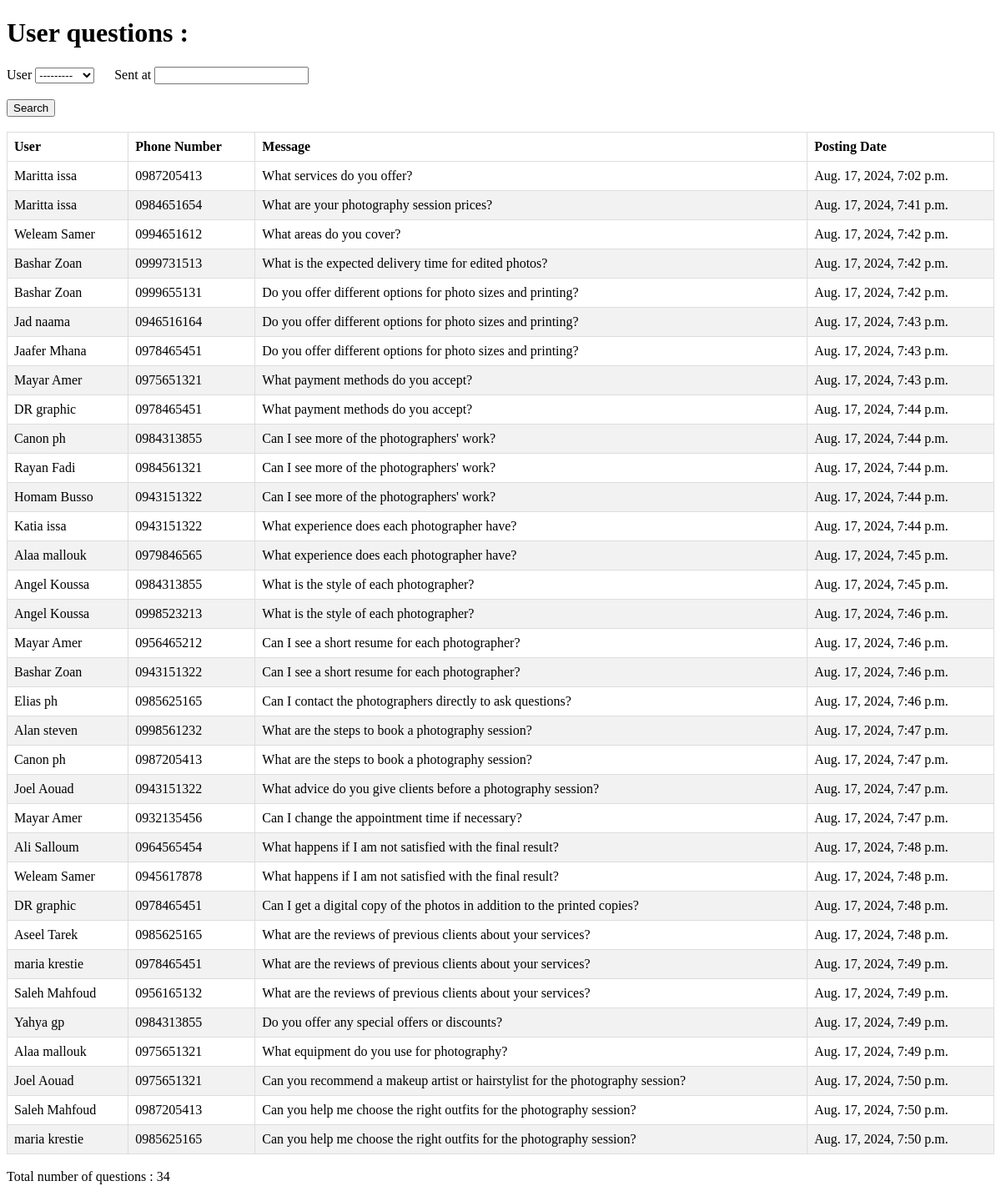
Screenshot of /questions/ with the database file from the repository.
### grapher/models.py (models this page shows, shortened)
class Contact(models.Model):
    user = models.ForeignKey(Profile,null=True,on_delete=models.CASCADE)
    phone_number = models.CharField(max_length=10)
    message = models.TextField()
    sent_at = models.DateTimeField(default=timezone.now)

class Profile(models.Model):
    user=models.OneToOneField(User,on_delete=models.CASCADE,blank=True,null=True)
    first=models.CharField("First Name",max_length=30)
    last=models.CharField("Last Name",max_length=30)
    about=models.CharField("About Me",max_length=300,blank=True,null=True)
    image=models.ImageField("Your Image",upload_to='media',null=True,blank=True ,default="user.jpg")
    address=models.CharField(max_length=50,blank=True,null=True)
    work=models.CharField("Work Hours Number",max_length=2,blank=True,null=True)
    waiting_time=models.IntegerField("Waiting Time ",blank=True,null=True)
    price=models.IntegerField("Price Of Photo Session",null=True,blank=True)
    join_us=models.DateTimeField("Time Of Join",auto_now_add=True,blank=True,null=True)
    facebook=models.CharField(max_length=100,blank=True,null=True)
    twitter=models.CharField(max_length=100,blank=True,null=True)
    google=models.CharField(max_length=100,blank=True,null=True)
    slug=models.SlugField("slug",blank=True,null=True)
    def __str__(self):
        return self.first

### grapher/views.py (the view)
# urls.py: path('questions/', views.questions, name='questions'),
def questions(request):
    query = Contact.objects.all()
    search = questionfilter(request.GET, queryset=query)
    query = search.qs
    num_ques = query.count()
    context = {'query':query,'search':search,'num_ques':num_ques}
    return render(request,'grp/questions.html',context)

### templates/grp/questions.html (shortened to what this page needs)
{% load static %}
<!DOCTYPE html>
<html>
<head>
  <link rel="stylesheet" href="{% static 'css/style_mess.css'%}">
</head>
<body>
  <h1>User questions : </h1>
  <div>
    <form class="form-inline my-2 my-lg-0" method='GET'>
      {{search.form.user.label}} {{search.form.user}}  &nbsp;&nbsp;&nbsp;&nbsp;  {{search.form.sent_at.label}} {{search.form.sent_at}}
        <br><br>
        <button class="btn btn-outline-success my-2 my-sm-0" type="submit">Search</button><br><br>
    </form>
  </div>
  <table id="messages">
    <thead>
      <tr>
        <th>User</th>
        <th>Phone Number</th>
        <th>Message</th>
        <th>Posting Date</th>
      </tr>
    </thead>
    <tbody>
      {% for item in query %}
        <tr>
            <td>{{item.user.first}} {{item.user.last}}</td>
            <td>{{item.phone_number}}</td>
            <td>{{item.message}}</td>
            <td>{{item.sent_at}}</td>
        </tr>
    {% endfor %}
    </tbody>
  </table>
  <br>
  <div>Total number of questions : {{num_ques}}</div>
</body>
</html>

### static/css/style_mess.css (style rules this page uses)
table { border-collapse: collapse; width: 100%; }
th, td { border: 1px solid #ddd; padding: 8px; text-align: left; }
tr:nth-child(even) { background-color: #f2f2f2; }

### rows the page displays
Contact: user.first "Maritta", user.last "issa", phone_number "0987205413", message "What services do you offer?", sent_at "Aug. 17, 2024, 7:02 p.m."
Contact: user.first "Maritta", user.last "issa", phone_number "0984651654", message "What are your photography session prices?", sent_at "Aug. 17, 2024, 7:41 p.m."
Contact: user.first "Weleam", user.last "Samer", phone_number "0994651612", message "What areas do you cover?", sent_at "Aug. 17, 2024, 7:42 p.m."
Contact: user.first "Bashar", user.last "Zoan", phone_number "0999731513", message "What is the expected delivery time for edited photos?", sent_at "Aug. 17, 2024, 7:42 p.m."
Contact: user.first "Bashar", user.last "Zoan", phone_number "0999655131", message "Do you offer different options for photo sizes and printing?", sent_at "Aug. 17, 2024, 7:42 p.m."
Contact: user.first "Jad", user.last "naama", phone_number "0946516164", message "Do you offer different options for photo sizes and printing?", sent_at "Aug. 17, 2024, 7:43 p.m."
Contact: user.first "Jaafer", user.last "Mhana", phone_number "0978465451", message "Do you offer different options for photo sizes and printing?", sent_at "Aug. 17, 2024, 7:43 p.m."
Contact: user.first "Mayar", user.last "Amer", phone_number "0975651321", message "What payment methods do you accept?", sent_at "Aug. 17, 2024, 7:43 p.m."
Contact: user.first "DR", user.last "graphic", phone_number "0978465451", message "What payment methods do you accept?", sent_at "Aug. 17, 2024, 7:44 p.m."
Contact: user.first "Canon", user.last "ph", phone_number "0984313855", message "Can I see more of the photographers' work?", sent_at "Aug. 17, 2024, 7:44 p.m."
Contact: user.first "Rayan", user.last "Fadi", phone_number "0984561321", message "Can I see more of the photographers' work?", sent_at "Aug. 17, 2024, 7:44 p.m."
Contact: user.first "Homam", user.last "Busso", phone_number "0943151322", message "Can I see more of the photographers' work?", sent_at "Aug. 17, 2024, 7:44 p.m."
Contact: user.first "Katia", user.last "issa", phone_number "0943151322", message "What experience does each photographer have?", sent_at "Aug. 17, 2024, 7:44 p.m."
Contact: user.first "Alaa", user.last "mallouk", phone_number "0979846565", message "What experience does each photographer have?", sent_at "Aug. 17, 2024, 7:45 p.m."
Contact: user.first "Angel", user.last "Koussa", phone_number "0984313855", message "What is the style of each photographer?", sent_at "Aug. 17, 2024, 7:45 p.m."
Contact: user.first "Angel", user.last "Koussa", phone_number "0998523213", message "What is the style of each photographer?", sent_at "Aug. 17, 2024, 7:46 p.m."
Contact: user.first "Mayar", user.last "Amer", phone_number "0956465212", message "Can I see a short resume for each photographer?", sent_at "Aug. 17, 2024, 7:46 p.m."
Contact: user.first "Bashar", user.last "Zoan", phone_number "0943151322", message "Can I see a short resume for each photographer?", sent_at "Aug. 17, 2024, 7:46 p.m."
Contact: user.first "Elias", user.last "ph", phone_number "0985625165", message "Can I contact the photographers directly to ask questions?", sent_at "Aug. 17, 2024, 7:46 p.m."
Contact: user.first "Alan", user.last "steven", phone_number "0998561232", message "What are the steps to book a photography session?", sent_at "Aug. 17, 2024, 7:47 p.m."
Contact: user.first "Canon", user.last "ph", phone_number "0987205413", message "What are the steps to book a photography session?", sent_at "Aug. 17, 2024, 7:47 p.m."
Contact: user.first "Joel", user.last "Aouad", phone_number "0943151322", message "What advice do you give clients before a photography session?", sent_at "Aug. 17, 2024, 7:47 p.m."
Contact: user.first "Mayar", user.last "Amer", phone_number "0932135456", message "Can I change the appointment time if necessary?", sent_at "Aug. 17, 2024, 7:47 p.m."
Contact: user.first "Ali", user.last "Salloum", phone_number "0964565454", message "What happens if I am not satisfied with the final result?", sent_at "Aug. 17, 2024, 7:48 p.m."
Contact: user.first "Weleam", user.last "Samer", phone_number "0945617878", message "What happens if I am not satisfied with the final result?", sent_at "Aug. 17, 2024, 7:48 p.m."
Contact: user.first "DR", user.last "graphic", phone_number "0978465451", message "Can I get a digital copy of the photos in addition to the printed copies?", sent_at "Aug. 17, 2024, 7:48 p.m."
Contact: user.first "Aseel", user.last "Tarek", phone_number "0985625165", message "What are the reviews of previous clients about your services?", sent_at "Aug. 17, 2024, 7:48 p.m."
Contact: user.first "maria", user.last "krestie", phone_number "0978465451", message "What are the reviews of previous clients about your services?", sent_at "Aug. 17, 2024, 7:49 p.m."
Contact: user.first "Saleh", user.last "Mahfoud", phone_number "0956165132", message "What are the reviews of previous clients about your services?", sent_at "Aug. 17, 2024, 7:49 p.m."
Contact: user.first "Yahya", user.last "gp", phone_number "0984313855", message "Do you offer any special offers or discounts?", sent_at "Aug. 17, 2024, 7:49 p.m."
Contact: user.first "Alaa", user.last "mallouk", phone_number "0975651321", message "What equipment do you use for photography?", sent_at "Aug. 17, 2024, 7:49 p.m."
Contact: user.first "Joel", user.last "Aouad", phone_number "0975651321", message "Can you recommend a makeup artist or hairstylist for the photography session?", sent_at "Aug. 17, 2024, 7:50 p.m."
Contact: user.first "Saleh", user.last "Mahfoud", phone_number "0987205413", message "Can you help me choose the right outfits for the photography session?", sent_at "Aug. 17, 2024, 7:50 p.m."
Contact: user.first "maria", user.last "krestie", phone_number "0985625165", message "Can you help me choose the right outfits for the photography session?", sent_at "Aug. 17, 2024, 7:50 p.m."

### other values shown
{{ search.form.user.label }} "User"
{{ search.form.sent_at.label }} "Sent at"
{{ num_ques }} "34"
